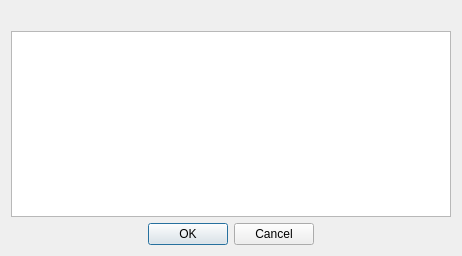
<?xml version="1.0" encoding="UTF-8"?>
<ui version="4.0">
 <class>PreviewselectDialog</class>
 <widget class="QDialog" name="PreviewselectDialog">
  <property name="geometry">
   <rect>
    <x>0</x>
    <y>0</y>
    <width>462</width>
    <height>256</height>
   </rect>
  </property>
  <property name="windowTitle">
   <string>Preview selection</string>
  </property>
  <layout class="QVBoxLayout">
   <item>
    <widget class="QLabel" name="label">
     <property name="wordWrap">
      <bool>true</bool>
     </property>
    </widget>
   </item>
   <item>
    <widget class="QTreeView" name="previewList">
     <property name="sortingEnabled">
      <bool>true</bool>
     </property>
    </widget>
   </item>
   <item>
    <widget class="QDialogButtonBox" name="buttonBox">
     <property name="standardButtons">
      <set>QDialogButtonBox::Cancel|QDialogButtonBox::Ok</set>
     </property>
     <property name="centerButtons">
      <bool>true</bool>
     </property>
    </widget>
   </item>
  </layout>
 </widget>
 <resources/>
 <connections/>
</ui>
